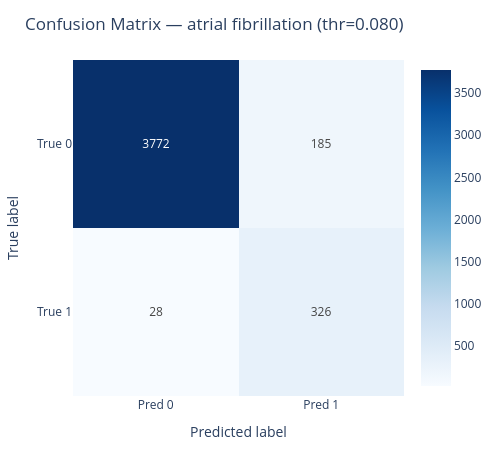

The cell this chart's notebook holds for it:
### Code cell
target = "atrial fibrillation"  # or  exact suffix; use underscores only if  columns have underscores

y_true_all = df_val[f"y_{target}"].astype(int).values
y_prob_all = df_val[f"p_{target}"].astype(float).values

thr = youden_threshold(y_true_all, y_prob_all)  # or set  own clinical threshold
y_pred_all = (y_prob_all >= thr).astype(int)

cm = confusion_matrix(y_true_all, y_pred_all, labels=[0,1])
fig = plotly_confusion_matrix(cm, title=f"Confusion Matrix — {target} (thr={thr:.3f})", normalize=None)  # or 'true' / 'pred' / 'all'
fig.show()

### Figure 1 — Plotly figure (JSON) as saved in the notebook; plotly's stock layout.template omitted (floating-point values rounded to 4 significant figures)
{"data": [{"colorscale": [[0, "rgb(247,251,255)"], [0.125, "rgb(222,235,247)"], [0.25, "rgb(198,219,239)"], [0.375, "rgb(158,202,225)"], [0.5, "rgb(107,174,214)"], [0.625, "rgb(66,146,198)"], [0.75, "rgb(33,113,181)"], [0.875, "rgb(8,81,156)"], [1, "rgb(8,48,107)"]], "hovertemplate": "True %{y} • %{x}<br>Value: %{z:.3f}<extra></extra>", "showscale": true, "text": [["3772", "185"], ["28", "326"]], "texttemplate": "%{text}", "type": "heatmap", "x": ["Pred 0", "Pred 1"], "y": ["True 0", "True 1"], "z": [[3772.0, 185.0], [28.0, 326.0]]}], "layout": {"height": 450, "margin": {"b": 50, "l": 60, "r": 20, "t": 60}, "title": {"text": "Confusion Matrix — atrial fibrillation (thr=0.080)"}, "width": 500, "xaxis": {"title": {"text": "Predicted label"}}, "yaxis": {"autorange": "reversed", "title": {"text": "True label"}}}}
